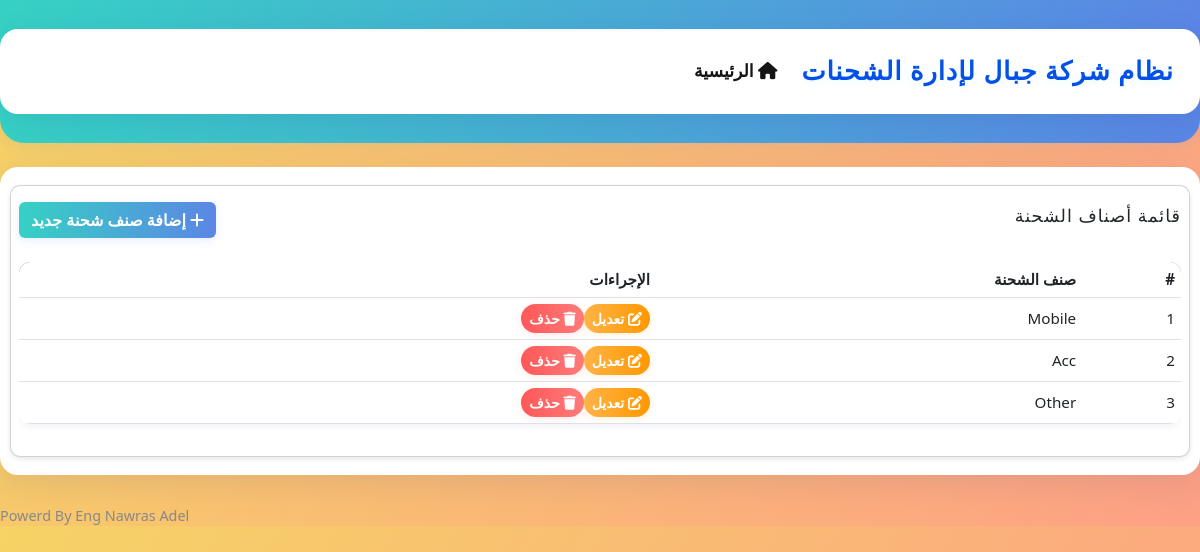
Page /shipment-types on the committed database.
### tables this page shows
CREATE TABLE shipment_type (
                id INTEGER PRIMARY KEY AUTOINCREMENT,
                name TEXT NOT NULL
            );

### app.py (the view)
@app.route('/shipment-types')
def list_shipment_types():
    with get_db() as db:
        shipment_types = db.execute('SELECT * FROM shipment_type').fetchall()
    return render_template('list_shipment_types.html', shipment_types=shipment_types)

### app.py (called while the page is built)
@contextmanager
def get_db():
    db = sqlite3.connect(DATABASE)
    db.row_factory = sqlite3.Row
    try:
        yield db
        db.commit()
    except Exception as e:
        db.rollback()
        raise e
    finally:
        db.close()

### templates/list_shipment_types.html
{% extends "base.html" %}
{% block content %}
<div class="card">
    <div class="card-body">
        <div class="d-flex justify-content-between align-items-center mb-4">
            <h2 class="card-title">قائمة أصناف الشحنة</h2>
            <a href="{{ url_for('new_shipment_type') }}" class="btn btn-primary">
                <i class="fas fa-plus"></i> إضافة صنف شحنة جديد
            </a>
        </div>
        <div class="table-responsive">
            <table class="table table-hover">
                <thead>
                    <tr>
                        <th>#</th>
                        <th>صنف الشحنة</th>
                        <th>الإجراءات</th>
                    </tr>
                </thead>
                <tbody>
                    {% for type in shipment_types %}
                    <tr>
                        <td>{{ loop.index }}</td>
                        <td>{{ type.name }}</td>
                        <td>
                            <div class="btn-group" role="group">
                                <a href="{{ url_for('edit_shipment_type', id=type.id) }}" class="btn btn-warning btn-sm">
                                    <i class="fas fa-edit"></i> تعديل
                                </a>
                                <form action="{{ url_for('delete_shipment_type', id=type.id) }}" method="POST" class="d-inline"
                                      onsubmit="return confirm('هل أنت متأكد من حذف هذا الصنف؟');">
                                    <button type="submit" class="btn btn-danger btn-sm">
                                        <i class="fas fa-trash"></i> حذف
                                    </button>
                                </form>
                            </div>
                        </td>
                    </tr>
                    {% endfor %}
                </tbody>
            </table>
        </div>
    </div>
</div>
{% endblock %}

### static/style.css (style rules this page uses)
body { background: linear-gradient(120deg, #f6d365 0%, #fda085 100%); font-family: 'Cairo', 'Segoe UI', Tahoma, Geneva, Verdana, sans-serif; color: #222; margin: 0; padding: 0; direction: rtl; }
.card, .card-body { padding: 8px 4px !important; }
h1, h2, h3, h4, h5 { color: #ff6f61; font-family: 'Cairo', 'Segoe UI', sans-serif; letter-spacing: 1px; font-size: 1.1rem; margin-bottom: 0.7rem; }
form { display: flex; flex-direction: column; gap: 3px; }
button, input[type="submit"] { background: linear-gradient(90deg, #36d1c4 0%, #5b86e5 100%); color: #fff; border: none; cursor: pointer; font-weight: bold; box-shadow: 0 2px 8px rgba(91, 134, 229, 0.15); transition: background 0.2s, transform 0.1s, box-shadow 0.2s; }
.btn-primary, button.btn-primary, input[type="submit"].btn-primary { background: linear-gradient(90deg, #36d1c4 0%, #5b86e5 100%) !important; color: #fff !important; border: none !important; font-weight: bold; box-shadow: 0 2px 8px rgba(91, 134, 229, 0.15); transition: background 0.2s, transform 0.1s, box-shadow 0.2s; }
.btn-danger, button.btn-danger, input[type="submit"].btn-danger { background: linear-gradient(90deg, #ff5858 0%, #ff7b7b 100%) !important; color: #fff !important; border: none !important; font-weight: bold; box-shadow: 0 2px 8px rgba(255, 88, 88, 0.13); transition: background 0.2s, transform 0.1s, box-shadow 0.2s; }
.btn-warning, button.btn-warning, input[type="submit"].btn-warning { background: linear-gradient(90deg, #ffb347 0%, #ff9800 100%) !important; color: #fff !important; border: none !important; font-weight: bold; box-shadow: 0 2px 8px rgba(255, 152, 0, 0.13); transition: background 0.2s, transform 0.1s, box-shadow 0.2s; }
.btn-info, button.btn-info, input[type="submit"].btn-info, .btn-warning, button.btn-warning, input[type="submit"].btn-warning, .btn-danger, button.btn-danger, input[type="submit"].btn-danger { border-radius: 20px !important; }
table { width: 100% !important; background: #fff; border-radius: 12px; overflow: hidden; box-shadow: 0 2px 8px rgba(31, 38, 135, 0.07); margin-bottom: 0.5rem; direction: rtl; }
thead { background: linear-gradient(90deg, #ff6f61 0%, #f6d365 100%); color: #fff; font-weight: bold; }
tbody tr:nth-child(even) { background: #fff7f0; }
td, th { padding: 6px 6px !important; text-align: right; vertical-align: middle; font-size: 0.95rem; }
::placeholder { color: #ffb199; }

### templates/base.html (style rules this page uses)
:root { --primary-color: #2196F3; --secondary-color: #FF4081; --accent-color: #FFC107; }
body { background-color: #f8f9fa; font-family: 'Segoe UI', Tahoma, Geneva, Verdana, sans-serif; }
.btn-primary { background-color: var(--primary-color); border-color: var(--primary-color); }
.card { box-shadow: 0 2px 5px rgba(0,0,0,0.1); border-radius: 10px; }
.table thead { background-color: var(--primary-color); color: white; }

### rows in the picture
shipment_type: name "Mobile"
shipment_type: name "Acc"
shipment_type: name "Other"
